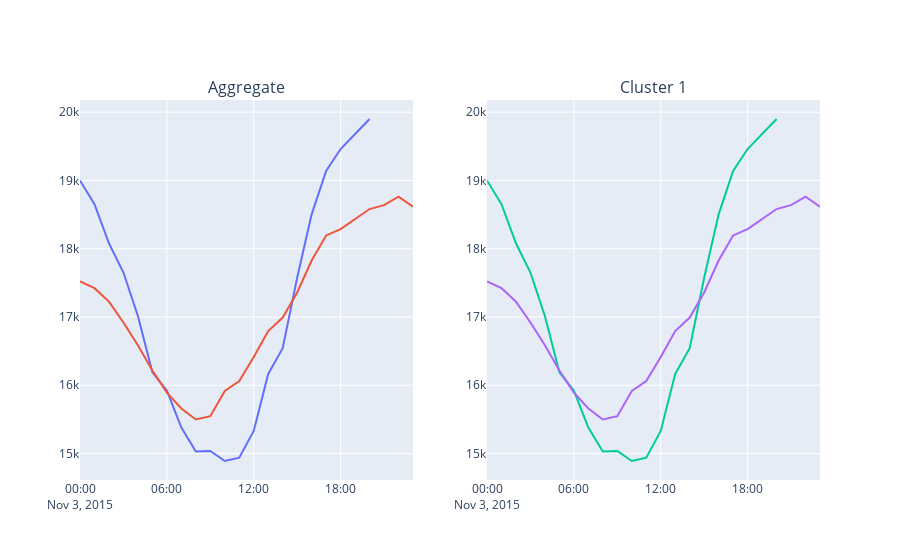

Notebook cell for this chart:
### Code cell
# read and initialize data for plots
date = dt.datetime.now().date()
time = dt.datetime.now().hour

results = pd.read_csv('data/results/'+str(date)+'.csv', index_col=0, header=[0,1], date_parser=pd.to_datetime)
data = results.iloc[14:]

# generate figure to plot
fig = make_subplots(rows=1, cols=2, subplot_titles=('Aggregate', 'Cluster 1'))

fig.add_trace(go.Scatter(x=data.index[:time],
                         y=data['aggregate','actual'].values[:time],
                         hoverinfo='x+y'), row=1, col=1)

fig.add_trace(go.Scatter(x=data.index,
                         y=data['aggregate','sarimax'].values,
                         mode='lines',hoverinfo='x+y'), row=1, col=1)

fig.add_trace(go.Scatter(x=data.index[:time],
                         y=data['cluster1','actual'].values[:time],
                         hoverinfo='x+y'), row=1, col=2)

fig.add_trace(go.Scatter(x=data.index,
                         y=data['cluster1','sarimax'].values,
                         mode='lines',hoverinfo='x+y'), row=1, col=2)

fig.update_layout(showlegend=False)

### Figure 1 — Plotly figure (JSON) as saved in the notebook; plotly's stock layout.template omitted (floating-point values rounded to 4 significant figures)
{"data": [{"hoverinfo": "x+y", "type": "scatter", "x": ["2015-11-03T00:00:00", "2015-11-03T01:00:00", "2015-11-03T02:00:00", "2015-11-03T03:00:00", "2015-11-03T04:00:00", "2015-11-03T05:00:00", "2015-11-03T06:00:00", "2015-11-03T07:00:00", "2015-11-03T08:00:00", "2015-11-03T09:00:00", "2015-11-03T10:00:00", "2015-11-03T11:00:00", "2015-11-03T12:00:00", "2015-11-03T13:00:00", "2015-11-03T14:00:00", "2015-11-03T15:00:00", "2015-11-03T16:00:00", "2015-11-03T17:00:00", "2015-11-03T18:00:00", "2015-11-03T19:00:00", "2015-11-03T20:00:00"], "xaxis": "x", "y": [19000.0, 18650.0, 18080.0, 17650.0, 17010.0, 16190.0, 15920.0, 15380.0, 15030.0, 15040.0, 14890.0, 14940.0, 15330.0, 16170.0, 16540.0, 17580.0, 18500.0, 19140.0, 19460.0, 19690.0, 19900.0], "yaxis": "y"}, {"hoverinfo": "x+y", "mode": "lines", "type": "scatter", "x": ["2015-11-03T00:00:00", "2015-11-03T01:00:00", "2015-11-03T02:00:00", "2015-11-03T03:00:00", "2015-11-03T04:00:00", "2015-11-03T05:00:00", "2015-11-03T06:00:00", "2015-11-03T07:00:00", "2015-11-03T08:00:00", "2015-11-03T09:00:00", "2015-11-03T10:00:00", "2015-11-03T11:00:00", "2015-11-03T12:00:00", "2015-11-03T13:00:00", "2015-11-03T14:00:00", "2015-11-03T15:00:00", "2015-11-03T16:00:00", "2015-11-03T17:00:00", "2015-11-03T18:00:00", "2015-11-03T19:00:00", "2015-11-03T20:00:00", "2015-11-03T21:00:00", "2015-11-03T22:00:00", "2015-11-03T23:00:00"], "xaxis": "x", "y": [17520.0, 17420.0, 17220.0, 16920.0, 16590.0, 16220.0, 15890.0, 15660.0, 15500.0, 15550.0, 15920.0, 16060.0, 16410.0, 16790.0, 16990.0, 17360.0, 17830.0, 18190.0, 18290.0, 18440.0, 18580.0, 18640.0, 18760.0, 18620.0], "yaxis": "y"}, {"hoverinfo": "x+y", "type": "scatter", "x": ["2015-11-03T00:00:00", "2015-11-03T01:00:00", "2015-11-03T02:00:00", "2015-11-03T03:00:00", "2015-11-03T04:00:00", "2015-11-03T05:00:00", "2015-11-03T06:00:00", "2015-11-03T07:00:00", "2015-11-03T08:00:00", "2015-11-03T09:00:00", "2015-11-03T10:00:00", "2015-11-03T11:00:00", "2015-11-03T12:00:00", "2015-11-03T13:00:00", "2015-11-03T14:00:00", "2015-11-03T15:00:00", "2015-11-03T16:00:00", "2015-11-03T17:00:00", "2015-11-03T18:00:00", "2015-11-03T19:00:00", "2015-11-03T20:00:00"], "xaxis": "x2", "y": [19000.0, 18650.0, 18080.0, 17650.0, 17010.0, 16190.0, 15920.0, 15380.0, 15030.0, 15040.0, 14890.0, 14940.0, 15330.0, 16170.0, 16540.0, 17580.0, 18500.0, 19140.0, 19460.0, 19690.0, 19900.0], "yaxis": "y2"}, {"hoverinfo": "x+y", "mode": "lines", "type": "scatter", "x": ["2015-11-03T00:00:00", "2015-11-03T01:00:00", "2015-11-03T02:00:00", "2015-11-03T03:00:00", "2015-11-03T04:00:00", "2015-11-03T05:00:00", "2015-11-03T06:00:00", "2015-11-03T07:00:00", "2015-11-03T08:00:00", "2015-11-03T09:00:00", "2015-11-03T10:00:00", "2015-11-03T11:00:00", "2015-11-03T12:00:00", "2015-11-03T13:00:00", "2015-11-03T14:00:00", "2015-11-03T15:00:00", "2015-11-03T16:00:00", "2015-11-03T17:00:00", "2015-11-03T18:00:00", "2015-11-03T19:00:00", "2015-11-03T20:00:00", "2015-11-03T21:00:00", "2015-11-03T22:00:00", "2015-11-03T23:00:00"], "xaxis": "x2", "y": [17520.0, 17420.0, 17220.0, 16920.0, 16590.0, 16220.0, 15890.0, 15660.0, 15500.0, 15550.0, 15920.0, 16060.0, 16410.0, 16790.0, 16990.0, 17360.0, 17830.0, 18190.0, 18290.0, 18440.0, 18580.0, 18640.0, 18760.0, 18620.0], "yaxis": "y2"}], "layout": {"annotations": [{"font": {"size": 16}, "showarrow": false, "text": "Aggregate", "x": 0.225, "xanchor": "center", "xref": "paper", "y": 1, "yanchor": "bottom", "yref": "paper"}, {"font": {"size": 16}, "showarrow": false, "text": "Cluster 1", "x": 0.775, "xanchor": "center", "xref": "paper", "y": 1, "yanchor": "bottom", "yref": "paper"}], "showlegend": false, "xaxis": {"anchor": "y", "domain": [0, 0.45]}, "xaxis2": {"anchor": "y2", "domain": [0.55, 1]}, "yaxis": {"anchor": "x", "domain": [0, 1]}, "yaxis2": {"anchor": "x2", "domain": [0, 1]}}}
